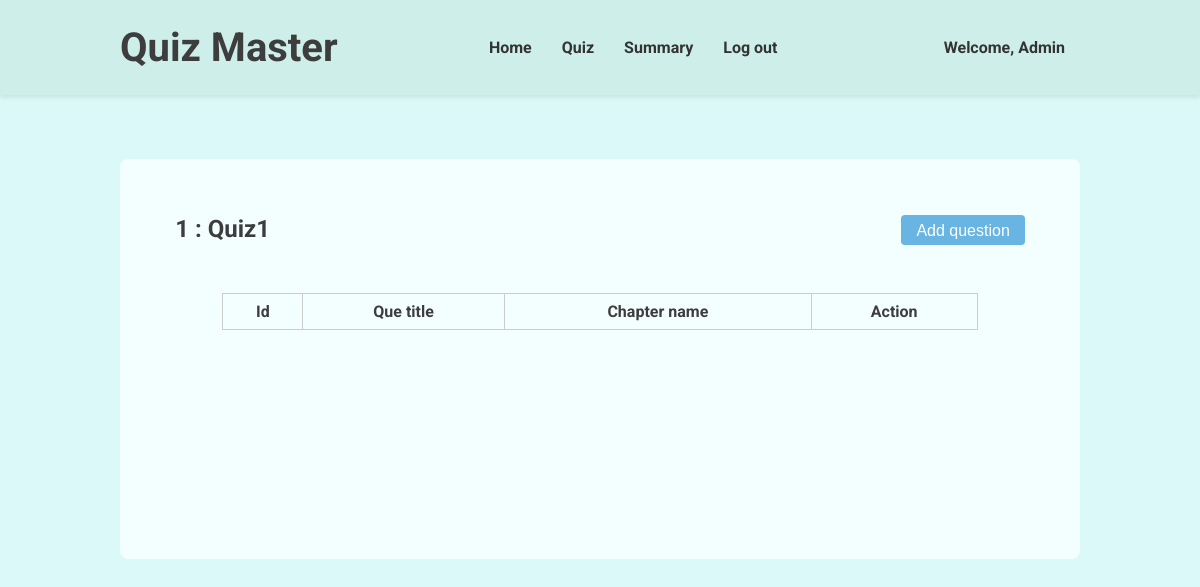
/view-quiz/1 (signed in), run on an earlier commit of the app's database.
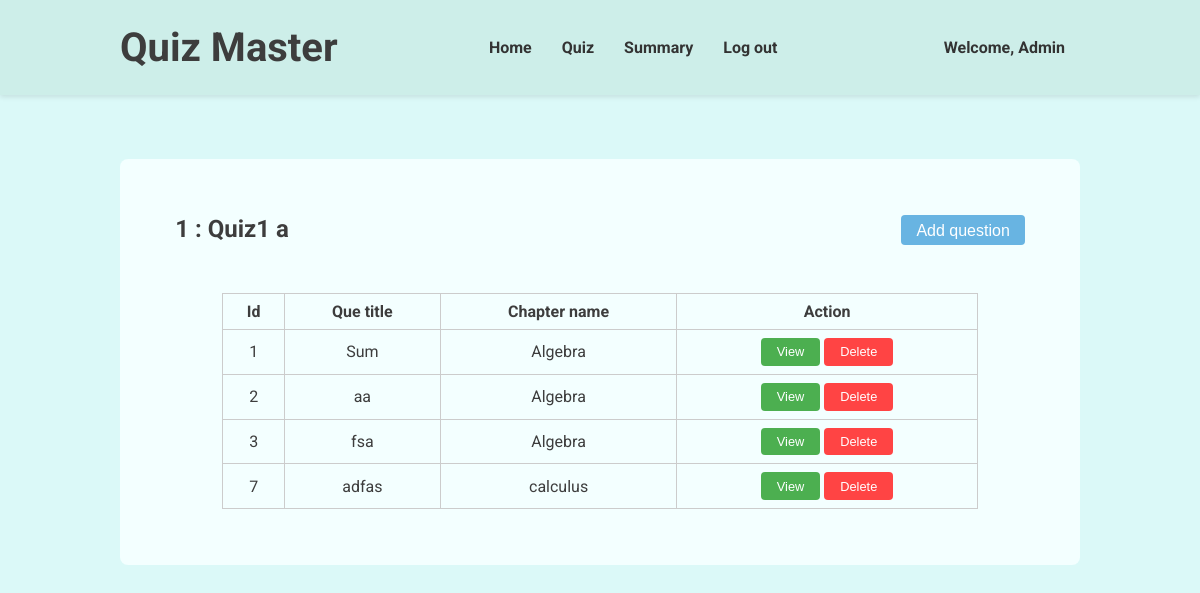
And on a later commit of the database.
### models.py (models this page shows)
class Quizzes(db.Model):
    __tablename__ = 'quizzes'
    quizid = db.Column(db.Integer, primary_key=True)
    quizname = db.Column(db.String(80), unique=False, nullable=False)
    subjectid = db.Column(db.Integer, db.ForeignKey('subjects.subjectid'), nullable=False)
    duration = db.Column(db.Integer, nullable=False)
    quizdate = db.Column(db.Date, nullable=False)
    questions = db.relationship('Questions', backref='quiz', lazy=True)

class Questions(db.Model):
    __tablename__ = 'questions'
    questionid = db.Column(db.Integer, primary_key=True)
    quizid = db.Column(db.Integer, db.ForeignKey('quizzes.quizid'), nullable=False)
    chapterid = db.Column(db.Integer, db.ForeignKey('chapters.chapterid'), nullable=False)
    title = db.Column(db.String(80), nullable=False)
    statement = db.Column(db.String(512), nullable=False)
    option1 = db.Column(db.String(80), nullable=False)
    option2 = db.Column(db.String(80), nullable=False)
    option3 = db.Column(db.String(80), nullable=False)
    option4 = db.Column(db.String(80), nullable=False)
    ans = db.Column(db.Integer, nullable=False)

class Chapters(db.Model):
    __tablename__ = 'chapters'
    chapterid = db.Column(db.Integer, primary_key=True)
    subjectid = db.Column(db.Integer, db.ForeignKey('subjects.subjectid'), nullable=False)
    chaptername = db.Column(db.String(80), unique=False, nullable=False)
    chapterdesc = db.Column(db.String(512), nullable=False)
    questions = db.relationship('Questions', backref='chapter', lazy=True)

### routes.py (the view, shortened to what this page needs)
@app.route('/view-quiz/<int:quiz_id>', methods=['GET', 'POST'])
@login_required
def view_quiz(quiz_id):
    return render_template('view-quiz.html', user = current_user, quiz = Quizzes.query.get(quiz_id), questions = Questions.query.filter_by(quizid=quiz_id).all(), chapters = Chapters.query.filter_by(subjectid=Quizzes.query.get(quiz_id).subjectid).all())

### app.py (called while the page is built)
@login_manager.user_loader
def load_user(userid):
    return models.User.query.get(int(userid))

### templates/view-quiz.html (shortened to what this page needs)
{% extends "base.html" %} {% block title %}View Quiz | Quiz Master{% endblock %}
{% block stylesheet %}
<link rel="stylesheet" href="{{ url_for('static', filename='navbar.css') }}" />
{% endblock %} {% block navbar %}
<header>
  <div class="header-container">
    <h1>Quiz Master</h1>
    <nav>
      <ul>
        <li>
          <a href="/admin-dashboard">Home</a>
        </li>
        <li>
          <a href="/admin-quiz">Quiz</a>
        </li>
        <li>
          <a href="/admin-summary">Summary</a>
        </li>
        <li>
          <a href="/logout">Log out</a>
        </li>
      </ul>
    </nav>
    <a href="/profile">Welcome, {{ user.fullname}}</a>
  </div>
</header>
{% endblock %} {% block content %}
<main>
  <div class="sub-header">
    <h2>{{ quiz.quizid }} : {{ quiz.quizname }}</h2>
    <button id="add-question-btn">Add question</button>
  </div>
  <table>
    <thead>
      <tr>
        <th>Id</th>
        <th>Que title</th>
        <th>Chapter name</th>
        <th>Action</th>
      </tr>
    </thead>
    <tbody>
      {% for question in questions %}
      <tr>
        <td>{{ question.questionid }}</td>
        <td>{{ question.title }}</td>
        {% for chapter in chapters %} {% if chapter.chapterid ==
        question.chapterid %}
        <td>{{ chapter.chaptername }}</td>
        {% endif %} {% endfor %}
        <td>
          <button
            class="view-btn"
            onclick="viewQuestion({{ question.questionid }})"
          >
            View
          </button>
          <button
            class="delete-btn"
            onclick="deleteQuestion({{ question.questionid }})"
          >
            Delete
          </button>
        </td>
      </tr>
      {% endfor %}
    </tbody>
  </table>
</main>
{% endblock %}

What changed in the data, as far as the page shows it:
changed Quizzes id 1: quizname "Quiz1" → "Quiz1 a"
added Questions: questionid "1", title "Sum"
added Chapters: chaptername "Algebra"
added Questions: questionid "2", title "aa"
added Questions: questionid "3", title "fsa"
added Questions: questionid "7", title "adfas"
now on this page (row edited): Chapters: chaptername "calculus", shown under "7"
